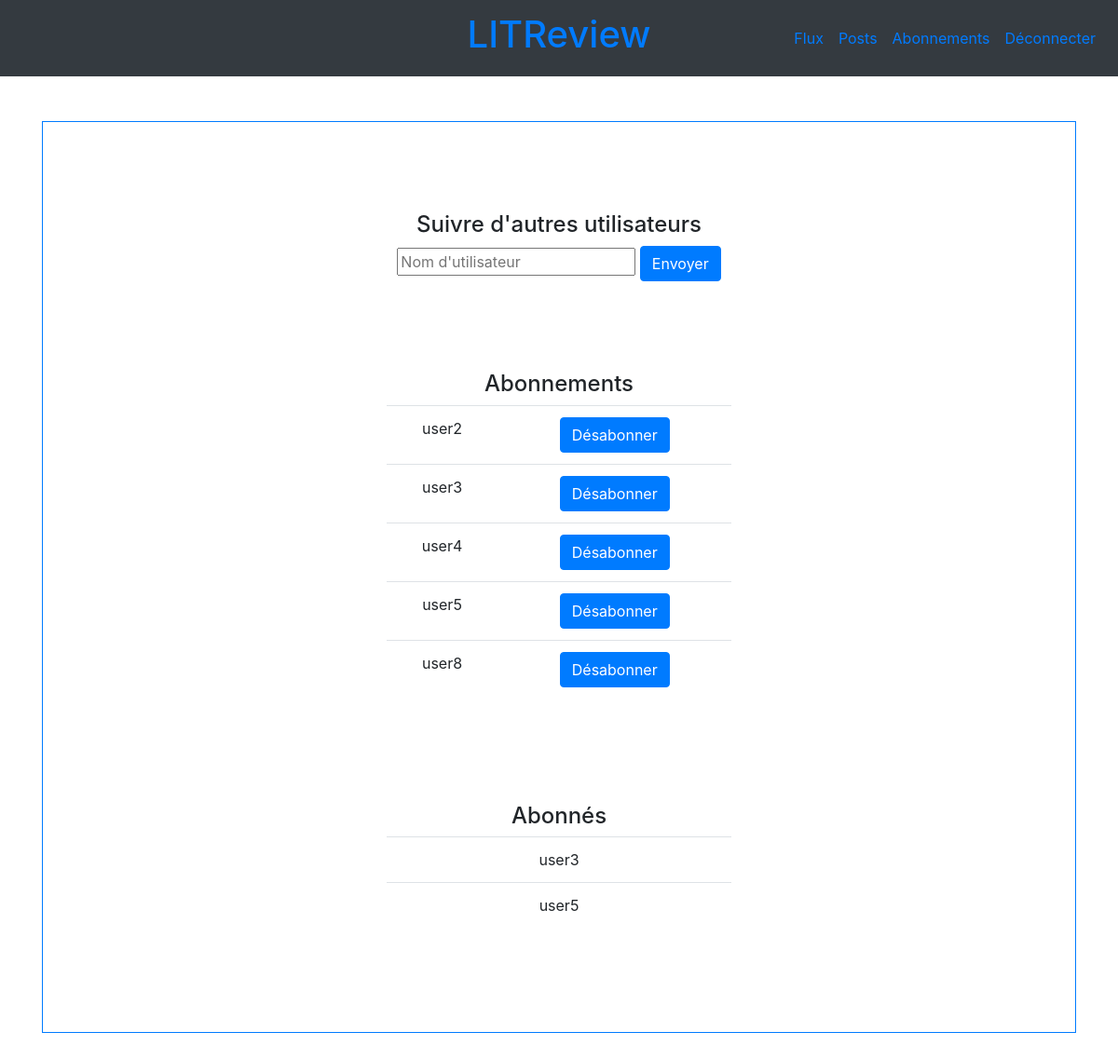
The app's page /user_follows/ (signed in), older data.
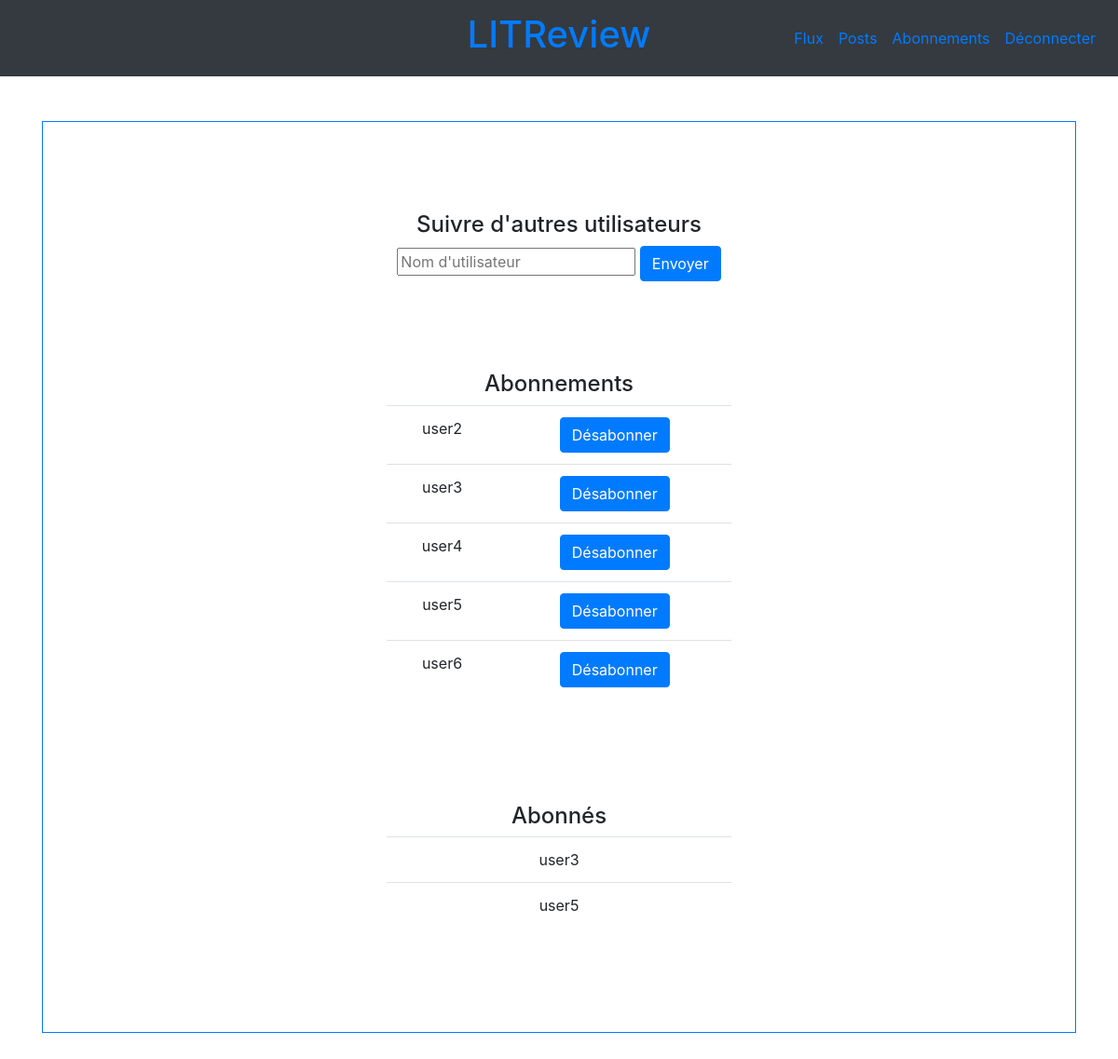
The same page, newer data.
### reviews/models.py (models this page shows, shortened)
class UserFollows(models.Model):
    user = models.ForeignKey(to=settings.AUTH_USER_MODEL, on_delete=models.CASCADE,
                             related_name='following')
    followed_user = models.ForeignKey(to=settings.AUTH_USER_MODEL, on_delete=models.CASCADE,
                                      related_name='followed_by')
    class Meta:
        unique_together = ('user', 'followed_user', )
    @classmethod
    def get_following_user_follows_from_user(cls, user):
        user_follows_list = cls.objects.filter(user__username=user.username)
        return user_follows_list
    @classmethod
    def get_followed_user_follows_from_user(cls, user):
        user_follows_list = cls.objects.filter(followed_user__username=user.username)
        return user_follows_list

### reviews/views.py (the view, shortened to what this page needs)
# urls.py: path("user_follows/", views.user_follows_view, name="user-follows"),
def user_follows_view(request):
    form = UserFollowsModelForm()
    user = request.user
    following_users = UserFollows.get_following_user_follows_from_user(user)
    followed_users = UserFollows.get_followed_user_follows_from_user(user)
    context = {"following_users": following_users, "followed_users": followed_users, "form": form}
    return render(request, "reviews/users/user_follows.html", context=context)

### reviews/forms.py
class UserFollowsModelForm(forms.ModelForm):
    class Meta:
        model = UserFollows
        fields = ["followed_user"]
    def __init__(self, *args, **kwargs):
        super(UserFollowsModelForm, self).__init__(*args, **kwargs)
        self.base_fields["followed_user"].widget.attrs['placeholder'] = 'Nom d\'utilisateur'

### reviews/templates/reviews/users/user_follows.html (shortened to what this page needs)
{% extends 'reviews/includes/header.html' %}
{% block content %}
<div class="container py-5">
    <div class="border border-primary">
        <div class="container py-5 w-75">
            <form action='.' method='POST' ALIGN='center'>
                <div class="container py-5 w-50">
                    <h4 class="text-center">Suivre d'autres utilisateurs</h4>
                    <input type="text" name="will_follow_user" placeholder="Nom d'utilisateur">
                    <input class="btn btn-primary" type='submit' value='Envoyer'/>
                </div>
                <div class="container py-5 w-50">
                    <h4 class="text-center">Abonnements</h4>
                    <table class="table">
                        <tbody>
                        {% for following_user in following_users %}
                        <tr>
                            <td class="text-center">{{following_user.followed_user.username}}</td>
                            <td class="text-center">
                                <a class="btn btn-primary"
                                   href="{% url 'reviews:user-follows-delete' following_user.pk %}">Désabonner</a>
                            </td>
                        </tr>
                        {% endfor %}
                        </tbody>
                    </table>
                </div>
                <div class="container py-5 w-50">
                    <h4 class="text-center">Abonnés</h4>
                    <table class="table">
                        <tbody>
                        {% for followed_user in followed_users %}
                        <tr>
                            <td class="text-center">{{followed_user.user.username}}</td>
                        </tr>
                        {% endfor %}
                        </tbody>
                    </table>
                </div>
            </form>
        </div>
    </div>
</div>
{% endblock %}

Row changes from the older to the newer data that the page shows:
removed UserFollows: followed_user.username "user8", shown under "Abonnements"
added UserFollows: followed_user.username "user6", shown under "Abonnements"
